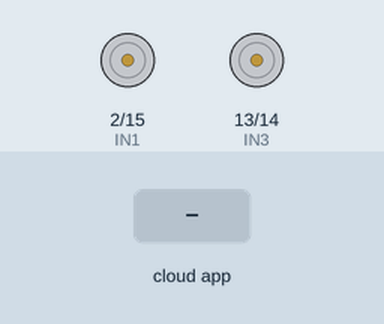
Bench run of a sketch on a simulated ESP32. On the bench: motor-driver pin pairs drawn as motors (green arrow = first pin HIGH = forward, orange = second pin HIGH = backward, longer = more drive, scaled by the enable pin). The test bench sets the inputs (shaded band). The ROS host is connected and sends only what is stated; what the sketch prints to the serial monitor is not drawn.

Above: at 5.2 s.
5.3 s: the phone or cloud app sets car_cmd to 1
At 5.7 s:
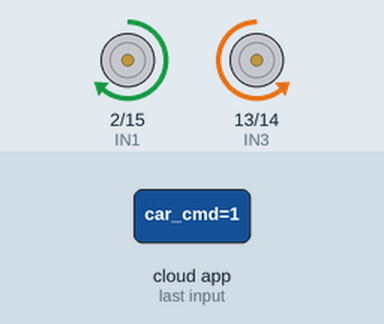
6.8 s: the phone or cloud app sets car_cmd to 0
At 7.2 s:
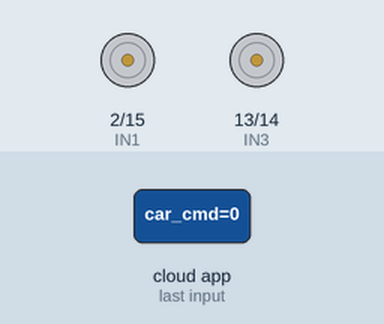
Timing chart, 0 to 9.8 s (numbered marks = the images above; inputs shaded):
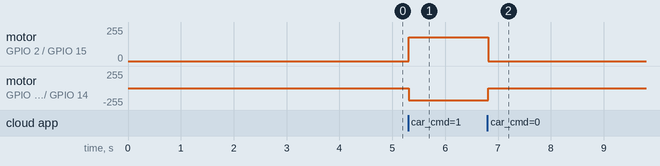

Measured:
- after the input at 5.3 s, motor on GPIO 2 (IN1) / GPIO 15 (IN2): stopped → forward 180/255 at once; motor on GPIO 13 (IN3) / GPIO 14 (IN4): stopped → backward 180/255 at once
- after the input at 6.8 s, motor on GPIO 2 (IN1) / GPIO 15 (IN2): forward 180/255 → stopped at once; motor on GPIO 13 (IN3) / GPIO 14 (IN4): backward 180/255 → stopped at once

The sketch:

microroscontrol.ino
```cpp
/*
 * ======================================================================================
 * PROYECTO: ROBOT MÓVIL CONTROLADO POR ROS 2 (MICRO-ROS)
 * AUTOR:    Jonathan Jason Medina Martinez
 * FECHA:    Diciembre 2025
 * * DESCRIPCIÓN:
 * Este firmware permite controlar un robot diferencial de 2 motores mediante el protocolo
 * ROS 2 sobre WiFi. El sistema distingue entre comandos de dirección y velocidad
 * basándose en el valor entero recibido.
 * * HARDWARE:
 * - Microcontrolador: ESP32 DevKit V1
 * - Driver de Motores: L298N
 * - Comunicación: WiFi (UDP Agent)
 * * PROTOCOLO DE COMUNICACIÓN (/car_cmd - Int32):
 * - 1: ADELANTE
 * - 2: ATRÁS
 * - 3: IZQUIERDA
 * - 4: DERECHA
 * - 5: DETENER
 * - [10 - 255]: AJUSTE DE VELOCIDAD (PWM)
 * ======================================================================================
 */

#include <micro_ros_arduino.h>
#include <stdio.h>
#include <rcl/rcl.h>
#include <rcl/error_handling.h>
#include <rclc/rclc.h>
#include <rclc/executor.h>
#include <std_msgs/msg/int32.h>

// --- Configuración de Red y Agente micro-ROS ---
const char *ssid = "Programación Avanzada";
const char *password = "1234567890";
const char *agent_ip = "192.168.3.11";
size_t agent_port = 8888;

// --- Definición de Pines (Driver L298N) ---

const int ENA = 4;  // PWM Motor A
const int IN1 = 2;  // Dirección Motor A
const int IN2 = 15; // Dirección Motor A
const int ENB = 12; // PWM Motor B
const int IN3 = 13; // Dirección Motor B
const int IN4 = 14; // Dirección Motor B

// --- Variables de Estado Global ---
int pwm_speed = 180;    // Velocidad inicial (0-255)
int current_action = 5; // Estado inicial (5 = STOP)

// --- Objetos y Estructuras ROS 2 ---
rcl_subscription_t subscriber;
std_msgs__msg__Int32 msg;
rclc_executor_t executor;
rclc_support_t support;
rcl_allocator_t allocator;
rcl_node_t node;

/**
 * @brief Controla el hardware de los motores basándose en el estado global.
 * * Interpreta `current_action` para establecer la dirección de los pines del L298N.
 * Aplica `pwm_speed` a los pines de habilitación (ENA/ENB).
 * Incluye una protección para evitar PWM insuficiente (<60) a menos que se ordene detener.
 */
void drive_motors() {
  int speed = pwm_speed;

  // Umbral mínimo de potencia para vencer la inercia (stall protection)
  if(current_action != 5 && speed < 60) speed = 60;

  if (current_action == 1) {        // ADELANTE
    digitalWrite(IN1, HIGH);
    digitalWrite(IN2, LOW);
    analogWrite(ENA, speed);
    digitalWrite(IN3, LOW);
    digitalWrite(IN4, HIGH);
    analogWrite(ENB, speed);
  }
  else if (current_action == 2) {   // ATRÁS
    digitalWrite(IN1, LOW);
    digitalWrite(IN2, HIGH);
    analogWrite(ENA, speed);
    digitalWrite(IN3, HIGH);
    digitalWrite(IN4, LOW);
    analogWrite(ENB, speed);
  }
  else if (current_action == 3) {   // IZQUIERDA (Giro sobre eje)
    digitalWrite(IN1, LOW);
    digitalWrite(IN2, HIGH);
    analogWrite(ENA, speed);
    digitalWrite(IN3, LOW);
    digitalWrite(IN4, HIGH);
    analogWrite(ENB, speed);
  }
  else if (current_action == 4) {   // DERECHA (Giro sobre eje)
    digitalWrite(IN1, HIGH);
    digitalWrite(IN2, LOW);
    analogWrite(ENA, speed);
    digitalWrite(IN3, HIGH);
    digitalWrite(IN4, LOW);
    analogWrite(ENB, speed);
  }
  else {                            // DETENER / DEFAULT
    digitalWrite(IN1, LOW);
    digitalWrite(IN2, LOW);
    analogWrite(ENA, 0);
    digitalWrite(IN3, LOW);
    digitalWrite(IN4, LOW);
    analogWrite(ENB, 0);
  }
}

/**
 * @brief Callback de suscripción para el tópico /car_cmd.
 * * Implementa la lógica de multiplexación del protocolo:
 * - Valores < 10: Se interpretan como cambios de estado de movimiento.
 * - Valores >= 10: Se interpretan como configuración de velocidad (PWM).
 * * @param msgin Puntero al mensaje recibido (std_msgs/Int32).
 */
void subscription_callback(const void * msgin) {
  const std_msgs__msg__Int32 * msg = (const std_msgs__msg__Int32 *)msgin;
  int data = msg->data;

  if (data < 10) {
    current_action = data;
  } else {
    pwm_speed = data;
    if (pwm_speed > 255) pwm_speed = 255; // Saturación máxima
  }

  // Actualizar motores inmediatamente tras recibir comando
  drive_motors();
}

/**
 * @brief Configuración inicial del sistema.
 * * 1. Inicializa Serial y Pines.
 * 2. Configura el transporte micro-ROS (WiFi).
 * 3. Inicializa el nodo, el ejecutor y la suscripción.
 */
void setup() {
  Serial.begin(115200);
  delay(2000);

  Serial.println("");
  Serial.println("===============================");
  Serial.println(">> INICIANDO SISTEMA...");

  // Configuración de pines
  pinMode(ENA, OUTPUT); pinMode(IN1, OUTPUT); pinMode(IN2, OUTPUT);
  pinMode(ENB, OUTPUT); pinMode(IN3, OUTPUT); pinMode(IN4, OUTPUT);
  drive_motors(); // Asegurar estado inicial detenido

  // Configuración de transporte WiFi
  Serial.print(">> CONECTANDO WIFI: "); Serial.println(ssid);
  Serial.print(">> AGENTE IP: "); Serial.println(agent_ip);

  set_microros_wifi_transports((char*)ssid, (char*)password, (char*)agent_ip, agent_port);

  Serial.println(">> WIFI INICIADO, CONECTANDO A ROS...");
  delay(2000);

  // Inicialización de la pila micro-ROS
  allocator = rcl_get_default_allocator();
  rclc_support_init(&support, 0, NULL, &allocator);
  rclc_node_init_default(&node, "esp32_carro", "", &support);

  Serial.println(">> CREANDO SUSCRIPTOR...");
  rclc_subscription_init_default(
    &subscriber,
    &node,
    ROSIDL_GET_MSG_TYPE_SUPPORT(std_msgs, msg, Int32),
    "/car_cmd");

  // Configuración del ejecutor
  rclc_executor_init(&executor, &support.context, 1, &allocator);
  rclc_executor_add_subscription(&executor, &subscriber, &msg, &subscription_callback, ON_NEW_DATA);

  Serial.println(">> SISTEMA LISTO Y CORRIENDO!");
  Serial.println("===============================");
}

/**
 * @brief Bucle principal.
 * * Ejecuta las tareas pendientes de micro-ROS (procesar callbacks)
 * con un timeout de 100ms.
 */
void loop() {
  rclc_executor_spin_some(&executor, RCL_MS_TO_NS(100));
  delay(10);
}
```
